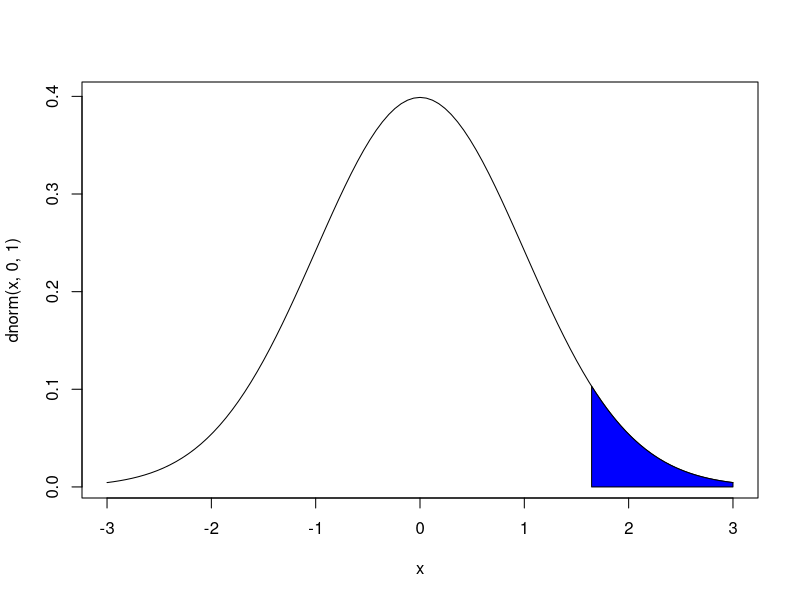
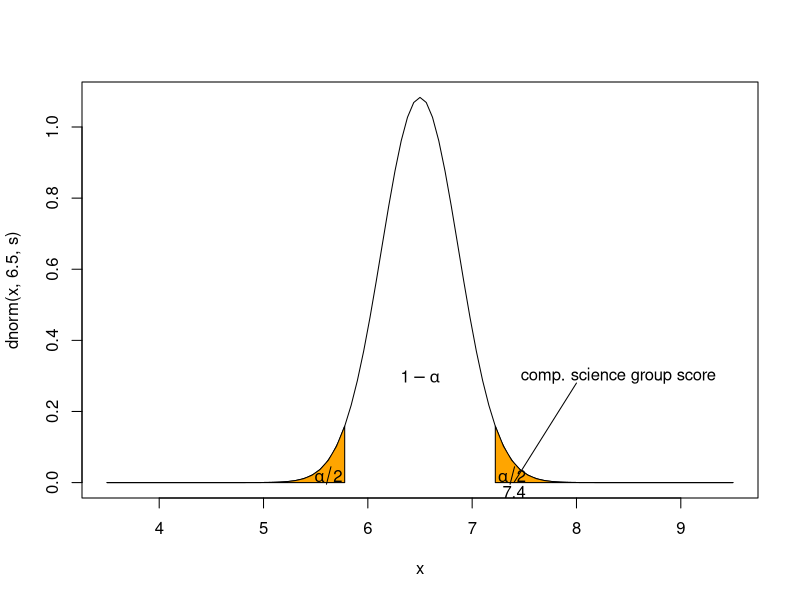

Write R code to recreate these figures, in order.
## ---- chunk 1
dbinom(x=0, size=1, prob=0.7)
dbinom(x=1, size=1, prob=0.7)
## ---- chunk 2
pbinom(q=0, size=1, prob=0.7)
pbinom(q=1, size=1, prob=0.7)
## ---- chunk 3
qbinom(p=0.3, size=1, prob=0.7)
qbinom(p=1, size=1, prob=0.7)
## ---- chunk 4
rbinom(n=10, size=1, prob=0.7)
## ---- chunk 5
pnorm(1.96)
## ---- chunk 6
qnorm(0.975)
## ---- chunk 7
curve(dnorm(x,0,1), from=-3, to=3)
coord <- seq(from=0+qnorm(.95)*1, to=3, length=30)
dcoord <- dnorm(coord, 0, 1)
polygon(x=c(0+qnorm(.95)*1, coord, 3),
        y=c(0, dcoord, 0), col = "blue")
## ---- chunk 8
z <- (7.4-6.5)/(2.3/sqrt(40-1))
z
pnorm(z)
1-pnorm(z) #this would do for a one tailed test
(1-pnorm(z))*2
## ---- chunk 9
alpha <- 0.05
s <- (2.3/sqrt(40-1))
zp <- (1-alpha/2)
ciup <- 7.4+zp*s
cilow <- 7.4-zp*s
cat("The 95% CI is: \n",cilow,"<","mu","<",ciup,"\n")
## ---- chunk 10
s <- (2.3/sqrt(40-1))
up <- seq(from = 6.5+qnorm(.975)*s, to = 9.5, length = 30)
low <- seq(from =3.5 , to =6.5-qnorm(.975)*s , length = 30)
dup <- dnorm(up,6.5,s)
dlow <-dnorm(low,6.5,s)
curve(dnorm(x,6.5,s), from= 3.5, to= 9.5)
polygon(x = c( 6.5+qnorm(.975)*s, up, 9.5),
        y = c(0, dup, 0), col = "orange")
polygon(x = c(3.5,low, 6.5-qnorm(.975)*s),
        y = c(0, dlow, 0), col = "orange")
text(x=c(7.38,5.62),y=c(0.02,0.02),expression(alpha/2))
text(x=c(6.5),y=c(0.3),expression(1-alpha))
lines(x=c(8,7.4),y=c(0.28,0))
text(x=c(7.4),y=c(-0.025),expression(7.4))
text(x=c(8.4),y=c(0.3),"comp. science group score")
